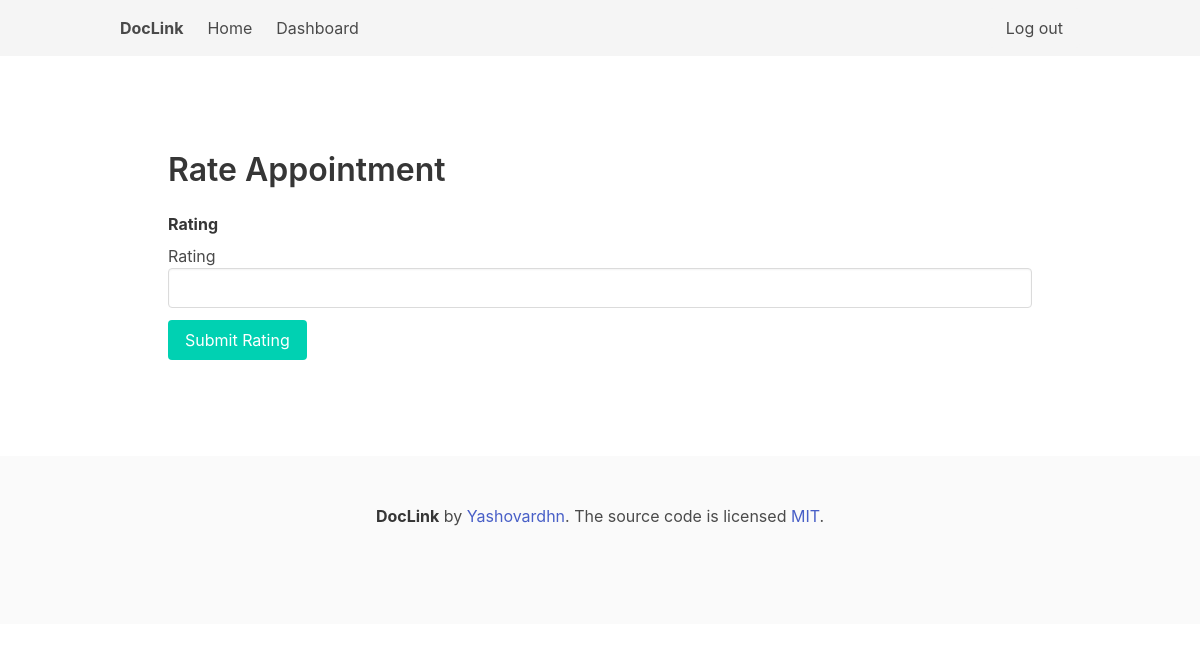
The page /appointment/2/rate/ (signed in) on the database as committed earlier.
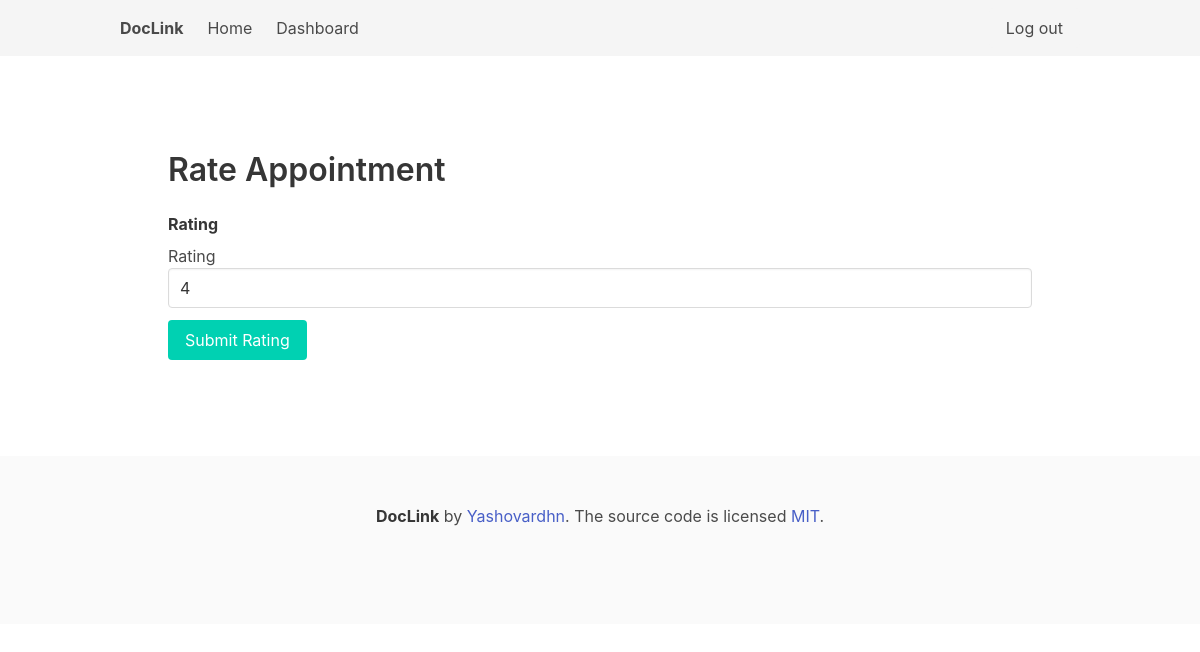
The same page on the database as committed later.
### myapp/models.py (models this page shows)
class Appointment(models.Model):
    doctor = models.ForeignKey(Doctor, on_delete=models.CASCADE)
    patient = models.ForeignKey(Patient, on_delete=models.CASCADE)
    date = models.DateField()
    time = models.TimeField()
    status = models.CharField(max_length=10, choices=(('pending', 'Pending'), ('confirmed', 'Confirmed'), ('completed', 'Completed')))
    rating = models.IntegerField(null=True, blank=True)
    visit_details = models.TextField(null=True, blank=True)

### myapp/views.py (the view)
# urls.py: path('appointment/<int:pk>/rate/', RateAppointmentView.as_view(), name='rate_appointment'),
class RateAppointmentView(LoginRequiredMixin, UpdateView):
    model = Appointment
    form_class = RatingForm
    template_name = 'myapp/rate_appointment.html'
    success_url = reverse_lazy('patient_dashboard')
    login_url = 'login'

### myapp/forms.py
class RatingForm(forms.ModelForm):
    class Meta:
        model = Appointment
        fields = ['rating']
        widgets = {
            'rating': forms.TextInput(attrs={'class': 'input'}),
        }

### myapp/templates/myapp/rate_appointment.html (shortened to what this page needs)
{% extends "myapp/base.html" %}
{% load crispy_forms_tags %}
{% block content %}
<section class="section">
    <div class="container">
        <h2 class="title">Rate Appointment</h2>
        <form method="post">
            <div class="field">
                <label class="label" for="{{ form.rating.id_for_label }}">Rating</label>
                <div class="control">
                    {{ form|crispy }}
                </div>
            </div>
            <div class="field">
                <div class="control">
                    <button type="submit" class="button is-primary">Submit Rating</button>
                </div>
            </div>
        </form>
    </div>
</section>
{% endblock %}

Rows that differ between the two databases and show on the page:
changed Appointment: rating (not shown) → "4"
